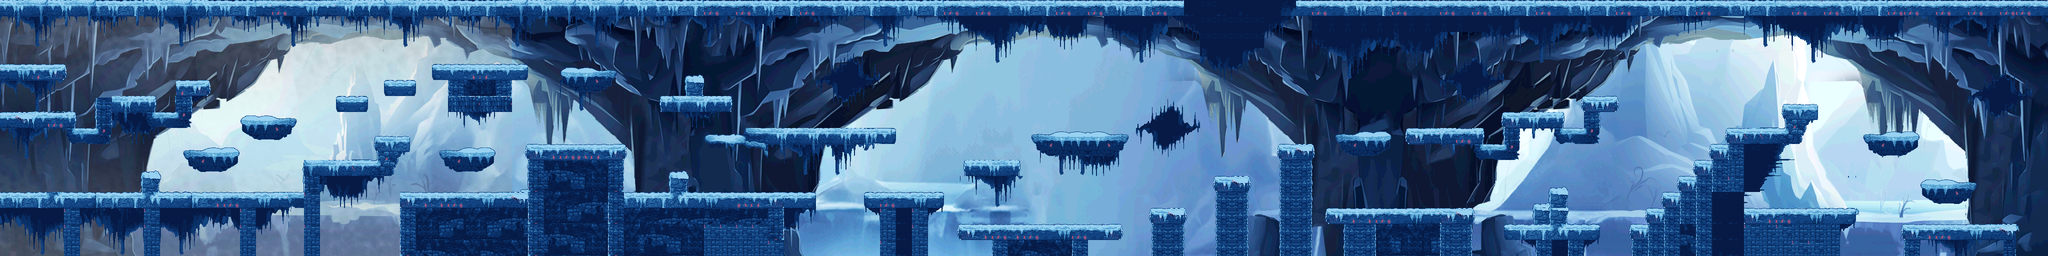

Tiled map render using the project's own tile images. Description and the map definition, with tile-layer contents summarised, below:
An orthogonal 128x16 tile map with 32x32 px tiles, 6 tile layers (Background, Decorative2, Decorative, UpperTiles, ...), 6 image layers and 102 objects.

<map version="1.10" tiledversion="1.10.2" orientation="orthogonal" renderorder="right-down" width="128" height="16" tilewidth="32" tileheight="32" infinite="0" nextlayerid="25" nextobjectid="120">
 <tileset firstgid="1" name="Ice_Cave_Tile_Map" tilewidth="32" tileheight="32" tilecount="256" columns="16">
  <image source="../images/map_components.png" width="512" height="512" />
 </tileset>
 <imagelayer id="23" name="LastBackground" tintcolor="#0c1e45" repeatx="1" repeaty="1">
  <image source="../images/background.png" width="128" height="128" />
 </imagelayer>
 <imagelayer id="16" name="Paralax_4" repeatx="1">
  <image source="../images/layer_three.png" width="4096" height="512" />
 </imagelayer>
 <imagelayer id="18" name="Paralax_2" parallaxx="1.1" repeatx="1">
  <image source="../images/layer_two.png" width="4096" height="512" />
 </imagelayer>
 <imagelayer id="19" name="Paralax_1" parallaxx="1.2" repeatx="1">
  <image source="../images/layer_one.png" width="4096" height="512" />
 </imagelayer>
 <imagelayer id="20" name="Paralax_0" parallaxx="1.3" repeatx="1">
  <image source="../images/layer_zero.png" width="4096" height="512" />
 </imagelayer>
 <imagelayer id="22" name="Dust" opacity="0.55" tintcolor="#8f98cd" parallaxx="2" repeatx="1" repeaty="1">
  <image source="../images/layer_dust.png" width="1024" height="512" />
 </imagelayer>
 <group id="10" name="Env">
  <layer id="5" name="Background" width="128" height="16">
   <data>[2048 cells, 649 non-empty, 67 distinct tile ids]</data>
  </layer>
  <layer id="4" name="Decorative2" width="128" height="16">
   <data>[2048 cells, 118 non-empty, 72 distinct tile ids]</data>
  </layer>
  <layer id="3" name="Decorative" width="128" height="16">
   <data>[2048 cells, 229 non-empty, 67 distinct tile ids]</data>
  </layer>
 </group>
 <group id="9" name="Ground">
  <layer id="1" name="UpperTiles" width="128" height="16">
   <data>[2048 cells, 1948 non-empty, 97 distinct tile ids]</data>
  </layer>
  <layer id="2" name="DownTiles" width="128" height="16">
   <data>[2048 cells, 153 non-empty, 67 distinct tile ids]</data>
  </layer>
 </group>
 <group id="12" name="GamePlay">
  <layer id="11" name="Enemy" width="128" height="16">
   <data>[2048 cells, 0 non-empty, 0 distinct tile ids]</data>
  </layer>
  <objectgroup id="8" name="KillPlane">
   <object id="8" x="1.33333" y="481.333" width="4094.67" height="30.6667" />
  </objectgroup>
  <objectgroup id="14" name="LevelStart">
   <object id="70" x="154" y="347" width="30" height="36" />
  </objectgroup>
  <objectgroup id="15" name="LevelEnd">
   <object id="69" x="3605" y="166" width="30" height="38" />
  </objectgroup>
  <objectgroup id="7" name="EnemyColliders">
   <object id="80" x="538.667" y="365.333" />
   <object id="81" x="961.333" y="102.667" />
   <object id="82" x="972.667" y="281.333" />
   <object id="83" x="1170" y="269.333" />
   <object id="84" x="1502.67" y="366.667" />
   <object id="85" x="1591.33" y="233.333" />
   <object id="86" x="1726.67" y="231.333" />
   <object id="87" x="2162" y="242.667" />
   <object id="88" x="2874.67" y="398" />
   <object id="89" x="2909.33" y="234" />
   <object id="90" x="3222.67" y="174" />
   <object id="115" x="1192" y="115.333" />
   <object id="116" x="378.667" y="140.667" />
   <object id="117" x="1771.33" y="366" />
   <object id="119" x="1988" y="294.667" />
  </objectgroup>
  <objectgroup id="24" name="Collectibles">
   <object id="91" x="302" y="324.667">
    <point />
   </object>
   <object id="92" x="438" y="270.667">
    <point />
   </object>
   <object id="93" x="560.667" y="217.333">
    <point />
   </object>
   <object id="94" x="238" y="178">
    <point />
   </object>
   <object id="95" x="684" y="307.333">
    <point />
   </object>
   <object id="96" x="792" y="141.333">
    <point />
   </object>
   <object id="98" x="1008.67" y="369.333">
    <point />
   </object>
   <object id="99" x="1024.67" y="114.667">
    <point />
   </object>
   <object id="100" x="1226.67" y="272.667">
    <point />
   </object>
   <object id="101" x="1439.33" y="174.667">
    <point />
   </object>
   <object id="102" x="1561.33" y="374">
    <point />
   </object>
   <object id="103" x="1605.33" y="374">
    <point />
   </object>
   <object id="104" x="1778" y="234">
    <point />
   </object>
   <object id="105" x="2042.67" y="438.667">
    <point />
   </object>
   <object id="106" x="2096.67" y="253.333">
    <point />
   </object>
   <object id="107" x="2236.67" y="252.667">
    <point />
   </object>
   <object id="108" x="2465.33" y="329.333">
    <point />
   </object>
   <object id="109" x="2335.33" y="407.333">
    <point />
   </object>
   <object id="110" x="2593.33" y="272.667">
    <point />
   </object>
   <object id="111" x="2750" y="248">
    <point />
   </object>
   <object id="112" x="2749.33" y="401.333">
    <point />
   </object>
   <object id="113" x="3020" y="210.667">
    <point />
   </object>
   <object id="114" x="3107.33" y="208.667">
    <point />
   </object>
  </objectgroup>
  <objectgroup id="13" name="GroundColliders">
   <object id="14" x="1" y="384" width="638" height="33" />
   <object id="15" x="283" y="345" width="37" height="41" />
   <object id="16" x="609" y="321" width="31" height="62" />
   <object id="17" x="749" y="273" width="69" height="32" />
   <object id="18" x="643" y="319" width="150" height="32" />
   <object id="19" x="755" y="303" width="56" height="17" />
   <object id="20" x="366" y="298" width="113" height="46" />
   <object id="21" x="483" y="232" width="110" height="50" />
   <object id="22" x="674" y="194" width="61" height="28" />
   <object id="23" x="767" y="159" width="65" height="31" />
   <object id="24" x="865" y="128" width="192" height="33" />
   <object id="25" x="896" y="158" width="128" height="66" />
   <object id="26" x="877" y="298" width="113" height="46" />
   <object id="27" x="802" y="383" width="253" height="129" />
   <object id="28" x="1053" y="288" width="194" height="226" />
   <object id="29" x="1243" y="384" width="325" height="127" />
   <object id="30" x="1564" y="386" width="66" height="30" />
   <object id="31" x="1339" y="347" width="37" height="40" />
   <object id="32" x="1729" y="387" width="159" height="29" />
   <object id="33" x="1761" y="411" width="94" height="101" />
   <object id="34" x="1488" y="252" width="304" height="35" />
   <object id="35" x="1119" y="136" width="112" height="49" />
   <object id="36" x="1319" y="192" width="144" height="31" />
   <object id="37" x="1366" y="150" width="40" height="45" />
   <object id="38" x="1927" y="320" width="111" height="32" />
   <object id="39" x="2066" y="268" width="191" height="44" />
   <object id="40" x="1917" y="450" width="327" height="30" />
   <object id="41" x="2300" y="420" width="69" height="91" />
   <object id="42" x="2425" y="353" width="75" height="161" />
   <object id="43" x="2555" y="291" width="70" height="222" />
   <object id="44" x="2670" y="268" width="111" height="49" />
   <object id="45" x="2652" y="418" width="296" height="33" />
   <object id="46" x="2814" y="259" width="151" height="29" />
   <object id="47" x="2940" y="285" width="99" height="32" />
   <object id="48" x="3006" y="225" width="119" height="65" />
   <object id="49" x="3170" y="196" width="29" height="91" />
   <object id="50" x="3108" y="259" width="72" height="28" />
   <object id="51" x="3169" y="194" width="70" height="31" />
   <object id="52" x="3102" y="382" width="31" height="102" />
   <object id="53" x="3068" y="416" width="37" height="67" />
   <object id="54" x="3006" y="450" width="196" height="31" />
   <object id="55" x="3260" y="448" width="418" height="32" />
   <object id="56" x="3290" y="419" width="422" height="28" />
   <object id="57" x="3322" y="384" width="100" height="32" />
   </objectgroup>
 </group>
</map>
<!-- 17 of 102 objects omitted -->